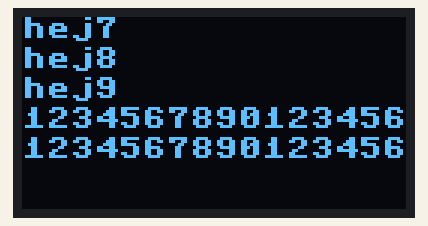
Simulated run of this program. Board: MicroPython board. Parts: 128×64 one-colour display. Library files of the repository ran but are not shown: ssd1306.py. At 0.3 s the program stops and its outputs stay as they are.

Above: at 0.4 s.

The program:

oled.py
```python
from machine import Pin, I2C
from time import sleep
from ssd1306 import SSD1306_I2C
import framebuf

oled = None
class Display:
    line = 0
    def __init__(self):
        global oled
        id = 0
        sda = Pin(16)
        scl = Pin(17)

        i2c = I2C(id=id, scl=scl, sda=sda)

        self.oled = SSD1306_I2C(width=128, height=64, i2c=i2c)
        self.oled.init_display()

    def print(self, text):
        if self.line >=50:
            self.oled.scroll(0,-10)
            self.line = 40
        #while len(text)>16:
        #    if self.line >=50:
        #        self.oled.scroll(0,-10)
        #        self.line = 40

        #    self.oled.text(text[:16], 0, self.line)
        #    text = text[16:]
        #    self.line += 10
        self.oled.text(text, 0, self.line)
        self.oled.show()
        self.line += 10

if __name__=='__main__':
    d = Display()
    d.print('hej1')
    d.print('hej2')
    d.print('hej test long text')
    d.print('hej4')
    d.print('hej5')
    d.print('hej6')
    d.print('hej7');
    d.print('hej8');
    d.print('hej9');
    d.print('1234567890123456789012345678901234567890');
    d.print('1234567890123456789012345678901234567890');


    
```
